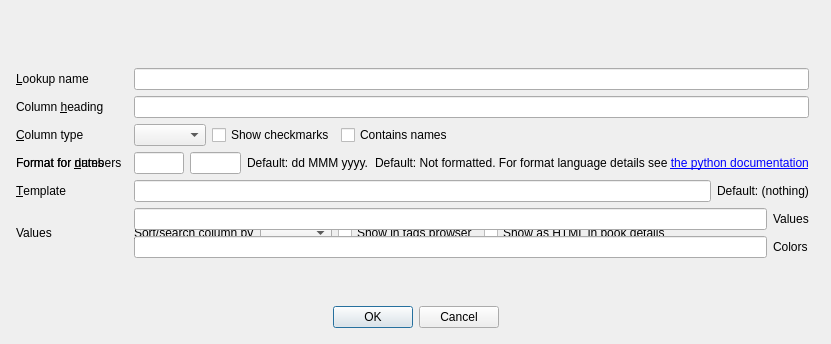
<?xml version="1.0" encoding="UTF-8"?>
<ui version="4.0">
 <class>QCreateCustomColumn</class>
 <widget class="QDialog" name="QCreateCustomColumn">
  <property name="windowModality">
   <enum>Qt::ApplicationModal</enum>
  </property>
  <property name="geometry">
   <rect>
    <x>0</x>
    <y>0</y>
    <width>831</width>
    <height>344</height>
   </rect>
  </property>
  <property name="sizePolicy">
   <sizepolicy hsizetype="Preferred" vsizetype="Preferred">
    <horstretch>0</horstretch>
    <verstretch>0</verstretch>
   </sizepolicy>
  </property>
  <property name="windowIcon">
   <iconset resource="../../../../resources/images.qrc">
    <normaloff>:/images/column.png</normaloff>:/images/column.png</iconset>
  </property>
  <layout class="QVBoxLayout" name="verticalLayout">
   <item>
    <layout class="QGridLayout" name="gridLayout_2" rowstretch="0,0,0,0,0,0,0,0,0,0,0,0,0,0,0">
     <property name="sizeConstraint">
      <enum>QLayout::SetDefaultConstraint</enum>
     </property>
     <property name="margin">
      <number>5</number>
     </property>
     <item row="5" column="0">
      <layout class="QGridLayout" name="gridLayout">
       <property name="margin">
        <number>0</number>
       </property>
       <item row="0" column="0">
        <widget class="QLabel" name="label_2">
         <property name="text">
          <string>&amp;Lookup name</string>
         </property>
         <property name="buddy">
          <cstring>column_name_box</cstring>
         </property>
        </widget>
       </item>
       <item row="1" column="0">
        <widget class="QLabel" name="label">
         <property name="text">
          <string>Column &amp;heading</string>
         </property>
         <property name="buddy">
          <cstring>column_heading_box</cstring>
         </property>
        </widget>
       </item>
       <item row="0" column="2">
        <widget class="QLineEdit" name="column_name_box">
         <property name="minimumSize">
          <size>
           <width>20</width>
           <height>0</height>
          </size>
         </property>
         <property name="toolTip">
          <string>Used for searching the column. Must contain only digits and lower case letters.</string>
         </property>
        </widget>
       </item>
       <item row="1" column="2">
        <widget class="QLineEdit" name="column_heading_box">
         <property name="toolTip">
          <string>Column heading in the library view and category name in the tag browser</string>
         </property>
        </widget>
       </item>
       <item row="2" column="0">
        <widget class="QLabel" name="label_3">
         <property name="text">
          <string>&amp;Column type</string>
         </property>
         <property name="buddy">
          <cstring>column_type_box</cstring>
         </property>
        </widget>
       </item>
       <item row="2" column="2">
        <layout class="QHBoxLayout" name="horizontalLayout_3">
         <item>
          <widget class="QComboBox" name="column_type_box">
           <property name="sizePolicy">
            <sizepolicy hsizetype="Maximum" vsizetype="Fixed">
             <horstretch>0</horstretch>
             <verstretch>0</verstretch>
            </sizepolicy>
           </property>
           <property name="minimumSize">
            <size>
             <width>70</width>
             <height>0</height>
            </size>
           </property>
           <property name="toolTip">
            <string>What kind of information will be kept in the column.</string>
           </property>
          </widget>
         </item>
         <item>
          <widget class="QCheckBox" name="use_decorations">
           <property name="toolTip">
            <string>Show check marks in the GUI. Values of 'yes', 'checked', and 'true'
will show a green check. Values of 'no', 'unchecked', and 'false' will show a red X.
Everything else will show nothing.</string>
           </property>
           <property name="text">
            <string>Show checkmarks</string>
           </property>
          </widget>
         </item>
         <item>
          <widget class="QCheckBox" name="is_names">
           <property name="toolTip">
            <string>Check this box if this column contains names, like the authors column.</string>
           </property>
           <property name="text">
            <string>Contains names</string>
           </property>
          </widget>
         </item>
         <item>
          <spacer name="horizontalSpacer_27">
           <property name="sizePolicy">
            <sizepolicy hsizetype="Expanding" vsizetype="Fixed">
             <horstretch>10</horstretch>
             <verstretch>0</verstretch>
            </sizepolicy>
           </property>
           <property name="orientation">
            <enum>Qt::Horizontal</enum>
           </property>
           <property name="sizeHint" stdset="0">
            <size>
             <width>20</width>
             <height>0</height>
            </size>
           </property>
          </spacer>
         </item>
        </layout>
       </item>
       <item row="4" column="2">
        <layout class="QHBoxLayout" name="horizontalLayout_3">
         <item>
          <widget class="QLineEdit" name="date_format_box">
           <property name="sizePolicy">
            <sizepolicy hsizetype="Maximum" vsizetype="Fixed">
             <horstretch>0</horstretch>
             <verstretch>0</verstretch>
            </sizepolicy>
           </property>
           <property name="toolTip">
            <string>&lt;p&gt;Date format. Use 1-4 'd's for day, 1-4 'M's for month, and 2 or 4 'y's for year.&lt;/p&gt;
&lt;p&gt;For example:
&lt;ul&gt;
&lt;li&gt; ddd, d MMM yyyy gives Mon, 5 Jan 2010&lt;li&gt;
&lt;li&gt;dd MMMM yy gives 05 January 10&lt;/li&gt;
&lt;/ul&gt; </string>
           </property>
          </widget>
         </item>
         <item>
          <widget class="QLineEdit" name="number_format_box">
           <property name="sizePolicy">
            <sizepolicy hsizetype="Maximum" vsizetype="Fixed">
             <horstretch>0</horstretch>
             <verstretch>0</verstretch>
            </sizepolicy>
           </property>
          </widget>
         </item>
         <item>
          <widget class="QLabel" name="date_format_default_label">
           <property name="toolTip">
            <string>Use MMM yyyy for month + year, yyyy for year only</string>
           </property>
           <property name="text">
            <string>Default: dd MMM yyyy.</string>
           </property>
          </widget>
         </item>
         <item>
          <widget class="QLabel" name="number_format_default_label">
           <property name="toolTip">
            <string>&lt;p&gt;The format specifier must begin with &lt;code&gt;{0:&lt;/code&gt;
and end with &lt;code&gt;}&lt;/code&gt; You can have text before and after the format specifier.
            </string>
           </property>
           <property name="text">
            <string>&lt;p&gt;Default: Not formatted. For format language details see &lt;a href="http://docs.python.org/library/string.html#format-string-syntax"&gt;the python documentation&lt;/a&gt;</string>
           </property>
           <property name="openExternalLinks">
            <bool>true</bool>
           </property>
          </widget>
         </item>
        </layout>
       </item>
       <item row="4" column="0">
        <widget class="QLabel" name="date_format_label">
         <property name="text">
          <string>Format for &amp;dates</string>
         </property>
         <property name="buddy">
          <cstring>date_format_box</cstring>
         </property>
        </widget>
       </item>
       <item row="4" column="0">
        <widget class="QLabel" name="number_format_label">
         <property name="text">
          <string>Format for &amp;numbers</string>
         </property>
         <property name="buddy">
          <cstring>number_format_box</cstring>
         </property>
        </widget>
       </item>
       <item row="5" column="0">
        <widget class="QLabel" name="composite_label">
         <property name="text">
          <string>&amp;Template</string>
         </property>
         <property name="buddy">
          <cstring>composite_box</cstring>
         </property>
        </widget>
       </item>
       <item row="5" column="2">
        <layout class="QHBoxLayout" name="horizontalLayout_4">
         <item>
          <widget class="QLineEdit" name="composite_box">
           <property name="sizePolicy">
            <sizepolicy hsizetype="Expanding" vsizetype="Fixed">
             <horstretch>0</horstretch>
             <verstretch>0</verstretch>
            </sizepolicy>
           </property>
           <property name="toolTip">
            <string>Field template. Uses the same syntax as save templates.</string>
           </property>
          </widget>
         </item>
         <item>
          <widget class="QLabel" name="composite_default_label">
           <property name="toolTip">
            <string>Similar to save templates. For example, {title} {isbn}</string>
           </property>
           <property name="text">
            <string>Default: (nothing)</string>
           </property>
          </widget>
         </item>
        </layout>
       </item>
       <item row="6" column="2">
        <layout class="QHBoxLayout" name="composite_layout">
         <item>
          <widget class="QLabel" name="composite_sort_by_label">
           <property name="text">
            <string>&amp;Sort/search column by</string>
           </property>
           <property name="buddy">
            <cstring>composite_sort_by</cstring>
           </property>
          </widget>
         </item>
         <item>
          <widget class="QComboBox" name="composite_sort_by">
           <property name="toolTip">
            <string>How this column should handled in the GUI when sorting and searching</string>
           </property>
          </widget>
         </item>
         <item>
          <widget class="QCheckBox" name="composite_make_category">
           <property name="toolTip">
            <string>If checked, this column will appear in the tags browser as a category</string>
           </property>
           <property name="text">
            <string>Show in tags browser</string>
           </property>
          </widget>
         </item>
         <item>
          <widget class="QCheckBox" name="composite_contains_html">
           <property name="text">
            <string>Show as HTML in book details</string>
           </property>
          </widget>
         </item>
         <item>
          <spacer name="horizontalSpacer_24">
           <property name="sizePolicy">
            <sizepolicy hsizetype="Expanding" vsizetype="Fixed">
             <horstretch>10</horstretch>
             <verstretch>0</verstretch>
            </sizepolicy>
           </property>
           <property name="orientation">
            <enum>Qt::Horizontal</enum>
           </property>
           <property name="sizeHint" stdset="0">
            <size>
             <width>20</width>
             <height>0</height>
            </size>
           </property>
          </spacer>
         </item>
        </layout>
       </item>
       <item row="11" column="0" colspan="4">
        <spacer name="verticalSpacer_2">
         <property name="orientation">
          <enum>Qt::Vertical</enum>
         </property>
         <property name="sizeHint" stdset="0">
          <size>
           <width>20</width>
           <height>40</height>
          </size>
         </property>
        </spacer>
       </item>
       <item row="6" column="0">
        <widget class="QLabel" name="enum_label">
         <property name="text">
          <string>Values</string>
         </property>
         <property name="buddy">
          <cstring>enum_box</cstring>
         </property>
        </widget>
       </item>
       <item row="6" column="2">
        <layout class="QGridLayout" name="horizontalLayout_2">
         <item row="0" column="0">
          <widget class="QLineEdit" name="enum_box">
           <property name="sizePolicy">
            <sizepolicy hsizetype="Expanding" vsizetype="Fixed">
             <horstretch>0</horstretch>
             <verstretch>0</verstretch>
            </sizepolicy>
           </property>
           <property name="toolTip">
            <string>A comma-separated list of permitted values. The empty value is always
included, and is the default. For example, the list 'one,two,three' has
four values, the first of them being the empty value.</string>
           </property>
          </widget>
         </item>
         <item row="0" column="1">
          <widget class="QLabel" name="enum_default_label">
           <property name="toolTip">
            <string>The empty string is always the first value</string>
           </property>
           <property name="text">
            <string>Values</string>
           </property>
          </widget>
         </item>
         <item row="1" column="0">
          <widget class="QLineEdit" name="enum_colors">
           <property name="sizePolicy">
            <sizepolicy hsizetype="Expanding" vsizetype="Fixed">
             <horstretch>0</horstretch>
             <verstretch>0</verstretch>
            </sizepolicy>
           </property>
           <property name="toolTip">
            <string>A list of color names to use when displaying an item. The
list must be empty or contain a color for each value.</string>
           </property>
          </widget>
         </item>
         <item row="1" column="1">
          <widget class="QLabel" name="enum_colors_label">
           <property name="text">
            <string>Colors</string>
           </property>
          </widget>
         </item>
        </layout>
       </item>
      </layout>
     </item>
     <item row="14" column="0">
      <widget class="QDialogButtonBox" name="button_box">
       <property name="orientation">
        <enum>Qt::Horizontal</enum>
       </property>
       <property name="standardButtons">
        <set>QDialogButtonBox::Cancel|QDialogButtonBox::Ok</set>
       </property>
       <property name="centerButtons">
        <bool>true</bool>
       </property>
      </widget>
     </item>
     <item row="1" column="0">
      <widget class="QLabel" name="heading_label">
       <property name="font">
        <font>
         <weight>75</weight>
         <bold>true</bold>
        </font>
       </property>
       <property name="text">
        <string/>
       </property>
      </widget>
     </item>
     <item row="3" column="0">
      <widget class="QLabel" name="shortcuts">
       <property name="text">
        <string/>
       </property>
       <property name="wordWrap">
        <bool>true</bool>
       </property>
      </widget>
     </item>
     <item row="2" column="0">
      <widget class="Line" name="line">
       <property name="orientation">
        <enum>Qt::Vertical</enum>
       </property>
      </widget>
     </item>
     <item row="4" column="0">
      <widget class="Line" name="line_2">
       <property name="orientation">
        <enum>Qt::Vertical</enum>
       </property>
      </widget>
     </item>
    </layout>
   </item>
  </layout>
 </widget>
 <tabstops>
  <tabstop>column_name_box</tabstop>
  <tabstop>column_heading_box</tabstop>
  <tabstop>column_type_box</tabstop>
  <tabstop>date_format_box</tabstop>
  <tabstop>composite_box</tabstop>
  <tabstop>button_box</tabstop>
 </tabstops>
 <resources>
  <include location="../../../../resources/images.qrc"/>
 </resources>
 <connections/>
</ui>
